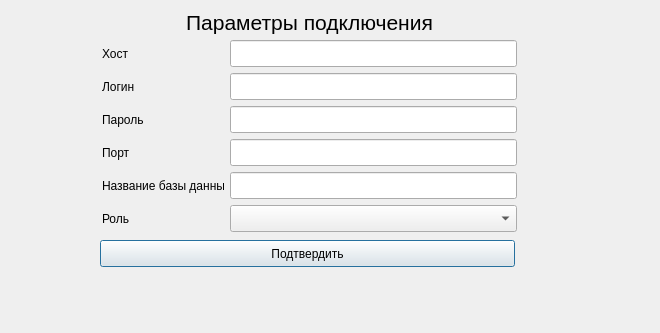
<?xml version="1.0" encoding="UTF-8"?>
<ui version="4.0">
 <class>Connection</class>
 <widget class="QDialog" name="Connection">
  <property name="geometry">
   <rect>
    <x>0</x>
    <y>0</y>
    <width>660</width>
    <height>333</height>
   </rect>
  </property>
  <property name="windowTitle">
   <string>Dialog</string>
  </property>
  <widget class="QLineEdit" name="DBNameLineEdit">
   <property name="geometry">
    <rect>
     <x>230</x>
     <y>172</y>
     <width>287</width>
     <height>27</height>
    </rect>
   </property>
   <property name="text">
    <string/>
   </property>
  </widget>
  <widget class="QLabel" name="RoleLabel">
   <property name="geometry">
    <rect>
     <x>102</x>
     <y>205</y>
     <width>122</width>
     <height>27</height>
    </rect>
   </property>
   <property name="text">
    <string>Роль</string>
   </property>
  </widget>
  <widget class="QLineEdit" name="PortLineEdit">
   <property name="geometry">
    <rect>
     <x>230</x>
     <y>139</y>
     <width>287</width>
     <height>27</height>
    </rect>
   </property>
   <property name="text">
    <string/>
   </property>
  </widget>
  <widget class="QPushButton" name="AcceptButton">
   <property name="geometry">
    <rect>
     <x>100</x>
     <y>240</y>
     <width>415</width>
     <height>27</height>
    </rect>
   </property>
   <property name="text">
    <string>Подтвердить</string>
   </property>
  </widget>
  <widget class="QComboBox" name="RoleBox">
   <property name="geometry">
    <rect>
     <x>230</x>
     <y>205</y>
     <width>287</width>
     <height>27</height>
    </rect>
   </property>
  </widget>
  <widget class="QLabel" name="Title">
   <property name="geometry">
    <rect>
     <x>102</x>
     <y>11</y>
     <width>415</width>
     <height>23</height>
    </rect>
   </property>
   <property name="font">
    <font>
     <pointsize>16</pointsize>
    </font>
   </property>
   <property name="text">
    <string>Параметры подключения</string>
   </property>
   <property name="alignment">
    <set>Qt::AlignCenter</set>
   </property>
  </widget>
  <widget class="QLineEdit" name="LoginLineEdit">
   <property name="geometry">
    <rect>
     <x>230</x>
     <y>73</y>
     <width>287</width>
     <height>27</height>
    </rect>
   </property>
   <property name="text">
    <string/>
   </property>
  </widget>
  <widget class="QLabel" name="HostLabel">
   <property name="geometry">
    <rect>
     <x>102</x>
     <y>40</y>
     <width>122</width>
     <height>27</height>
    </rect>
   </property>
   <property name="text">
    <string>Хост</string>
   </property>
  </widget>
  <widget class="QLabel" name="DBNameLabel">
   <property name="geometry">
    <rect>
     <x>102</x>
     <y>172</y>
     <width>122</width>
     <height>27</height>
    </rect>
   </property>
   <property name="text">
    <string>Название базы данных</string>
   </property>
  </widget>
  <widget class="QLabel" name="PortLabel">
   <property name="geometry">
    <rect>
     <x>102</x>
     <y>139</y>
     <width>122</width>
     <height>27</height>
    </rect>
   </property>
   <property name="text">
    <string>Порт</string>
   </property>
  </widget>
  <widget class="QLabel" name="PasswordLabel">
   <property name="geometry">
    <rect>
     <x>102</x>
     <y>106</y>
     <width>122</width>
     <height>27</height>
    </rect>
   </property>
   <property name="text">
    <string>Пароль</string>
   </property>
  </widget>
  <widget class="QLineEdit" name="PasswordLineEdit">
   <property name="geometry">
    <rect>
     <x>230</x>
     <y>106</y>
     <width>287</width>
     <height>27</height>
    </rect>
   </property>
   <property name="text">
    <string/>
   </property>
   <property name="echoMode">
    <enum>QLineEdit::Password</enum>
   </property>
  </widget>
  <widget class="QLabel" name="LoginLabel">
   <property name="geometry">
    <rect>
     <x>102</x>
     <y>73</y>
     <width>122</width>
     <height>27</height>
    </rect>
   </property>
   <property name="text">
    <string>Логин</string>
   </property>
  </widget>
  <widget class="QLineEdit" name="HostLineEdit">
   <property name="geometry">
    <rect>
     <x>230</x>
     <y>40</y>
     <width>287</width>
     <height>27</height>
    </rect>
   </property>
   <property name="text">
    <string/>
   </property>
  </widget>
  <widget class="QLabel" name="ErrorLabel">
   <property name="geometry">
    <rect>
     <x>20</x>
     <y>280</y>
     <width>631</width>
     <height>41</height>
    </rect>
   </property>
   <property name="text">
    <string/>
   </property>
  </widget>
 </widget>
 <resources/>
 <connections/>
</ui>
